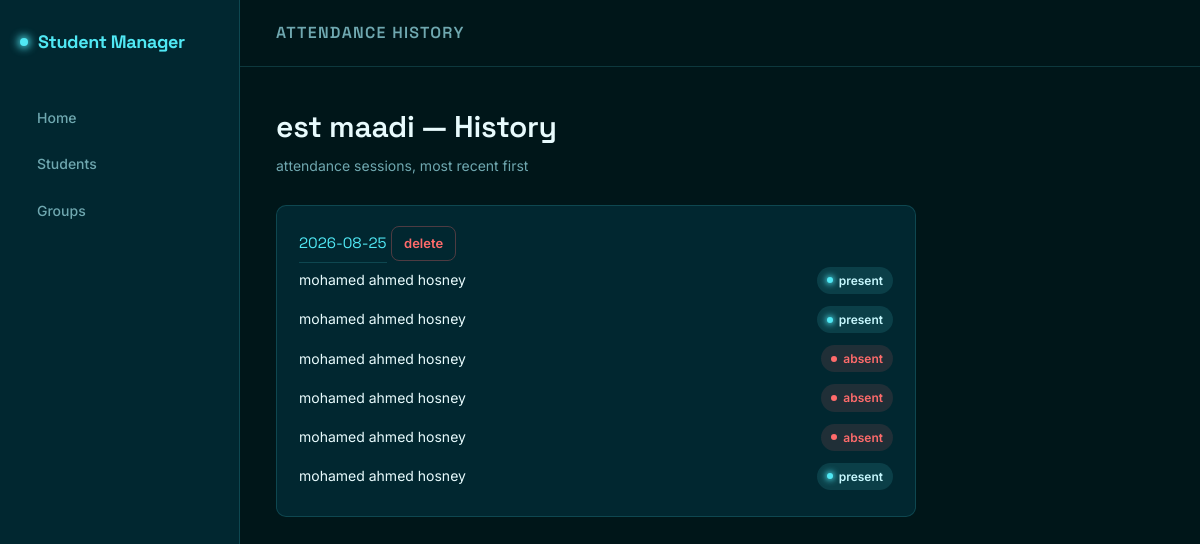
Page /group/1/attendance/history on the earlier database version.
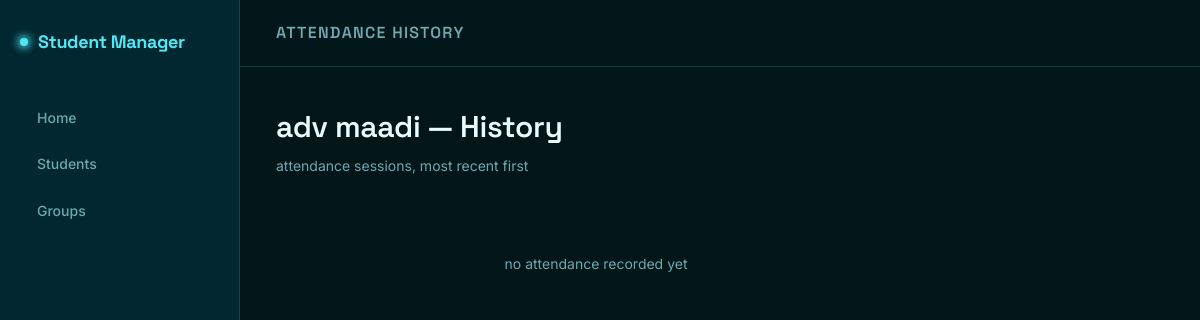
Same page on the later database version.
### models/groups.py (models this page shows)
class Groups(db.Model):
    __tablename__ = "group"
    id = db.Column(db.Integer, primary_key=True)
    name = db.Column(db.String(50))

### models/attendance.py (models this page shows)
class Attendance(db.Model):
    __tablename__ = "attendance"
    id = db.Column(db.Integer, primary_key=True)
    student_id = db.Column(db.Integer, db.ForeignKey("student.id"), nullable=False)
    group_id = db.Column(db.Integer, db.ForeignKey("group.id"), nullable=False)
    date = db.Column(db.Date, nullable=False)
    is_attend = db.Column(db.Boolean, default=False)
    student = db.relationship("Student")

### models/student.py (models this page shows)
class Student(db.Model):
    __tablename__ = "student"
    id = db.Column(db.Integer, primary_key=True)
    name = db.Column(db.String(50))
    student_num = db.Column(db.String(50))
    parent_num = db.Column(db.String(50))

### routes/attendance.py (the view)
@attendance.route("/group/<int:group_id>/attendance/history")
def attendance_history(group_id):
    group = Groups.query.get_or_404(group_id)
    records = Attendance.query.filter_by(group_id=group_id).order_by(Attendance.date.desc()).all()
    sessions = {}
    for record in records:
        sessions.setdefault(record.date, []).append(record)
    return render_template("attendance-history.html", group=group, sessions=sessions, name="attendance history")

### templates/attendance-history.html
{% extends "base.html"%}
{%block body%}
<section class="recorded-page">
    <div class="recorded-header">
       <h1>{{group.name}} — History</h1>
       <p class="subtitle">attendance sessions, most recent first</p>
    </div>
</section>
<div class="admin-container" style="max-width: 640px;">
    {% for session_date, records in sessions.items() %}
    <div class="session-card">
        <div class="session-date-row">
            <span class="session-date">{{session_date}}</span>
            <a class="btn btn-sm btn-danger" href="{{url_for('attendance.delete_attendance_session', group_id=group.id, session_date=session_date.strftime('%Y-%m-%d'))}}">delete</a>
        </div>
        {% for record in records %}
        <div class="session-row">
            <span>{{record.student.name}}</span>
            {% if record.is_attend %}
            <span class="badge badge-present">present</span>
            {% else %}
            <span class="badge badge-absent">absent</span>
            {% endif %}
        </div>
        {% endfor %}
    </div>
    {% else %}
    <div class="empty-state">no attendance recorded yet</div>
    {% endfor %}
</div>
{%endblock%}

### templates/base.html (shortened to what this page needs)
<!DOCTYPE html>
<html lang="en">
<head>
    <link rel="stylesheet" href="{{url_for('static', filename='style.css')}}">
</head>
<body>
    <div class="layout">
        <aside class="sidebar">
            <div class="sidebar-logo">Student Manager</div>
            <nav class="sidebar-nav">
                <a href="{{url_for('home')}}">Home</a>
                <a href="{{url_for('students.student')}}">Students</a>
                <a href="{{url_for('groups.group')}}">Groups</a>
            </nav>
        </aside>
        <div class="main">
            <header class="topbar">
                <h2>{{name}}</h2>
            </header>
            <main class="content">
                {%block body%}
                {%endblock%}
            </main>
        </div>
    </div>
</body>
</html>

### static/style.css (style rules this page uses)
:root { --color-bg: #001619; --color-bg-elevated: #012730; --color-bg-hover: #013a44; --color-accent: #50E8F4; --color-accent-soft: #C7F8FE; --color-accent-dim: rgba(80, 232, 244, 0.12); --color-text: #E8FBFD; --color-text-muted: #6FA8B0; --color-border: rgba(80, 232, 244, 0.16); --color-danger: #FF6B6B; --color-danger-dim: rgba(255, 107, 107, 0.12); --font-display: 'Space Grotesk', 'Segoe UI', sans-serif; --font-body: 'Inter', 'Segoe UI', sans-serif; --sidebar-width: 240px; --radius: 10px; }
* { margin: 0; padding: 0; box-sizing: border-box; }
html { scroll-behavior: smooth; }
body { background-color: var(--color-bg); color: var(--color-text); font-family: var(--font-body); line-height: 1.6; -webkit-font-smoothing: antialiased; }
a { color: var(--color-accent); text-decoration: none; }
h1, h2, h3 { font-family: var(--font-display); font-weight: 600; color: var(--color-text); letter-spacing: -0.01em; }
.layout { display: flex; min-height: 100vh; }
.sidebar { width: var(--sidebar-width); flex-shrink: 0; background-color: var(--color-bg-elevated); border-right: 1px solid var(--color-border); display: flex; flex-direction: column; position: sticky; top: 0; height: 100vh; padding: 28px 20px; }
.sidebar-logo { font-family: var(--font-display); font-size: 18px; font-weight: 700; color: var(--color-accent); margin-bottom: 8px; letter-spacing: -0.02em; display: flex; align-items: center; }
.sidebar-logo::before { content: ""; display: inline-block; width: 8px; height: 8px; border-radius: 50%; background: var(--color-accent); box-shadow: 0 0 8px 2px var(--color-accent); margin-right: 10px; }
.sidebar-nav { margin-top: 32px; display: flex; flex-direction: column; gap: 4px; }
.sidebar-nav a { color: var(--color-text-muted); font-size: 14px; font-weight: 500; padding: 10px 14px; border-radius: 8px; border-left: 3px solid transparent; transition: background-color .15s ease, color .15s ease, border-color .15s ease; }
.main { flex: 1; min-width: 0; display: flex; flex-direction: column; }
.topbar { padding: 20px 36px; border-bottom: 1px solid var(--color-border); background-color: var(--color-bg); position: sticky; top: 0; z-index: 5; }
.topbar h2 { font-size: 16px; text-transform: uppercase; letter-spacing: 0.08em; color: var(--color-text-muted); }
.content { padding: 36px; max-width: 1000px; width: 100%; }
.recorded-page { margin-bottom: 28px; }
.recorded-header h1 { font-size: 30px; }
.recorded-header .subtitle { color: var(--color-text-muted); font-size: 14px; margin-top: 4px; }
.empty-state { padding: 48px 20px; text-align: center; color: var(--color-text-muted); font-size: 14px; }
.admin-container { max-width: 560px; }

Differences in the rows shown:
removed Attendance: sessions "2026-08-25", student.name "mohamed ahmed hosney", is_attend "present"
removed Attendance: student.name "mohamed ahmed hosney", is_attend "present"
removed Attendance: student.name "mohamed ahmed hosney", is_attend "absent"
removed Attendance: student.name "mohamed ahmed hosney", is_attend "absent"
removed Attendance: student.name "mohamed ahmed hosney", is_attend "absent"
removed Attendance: student.name "mohamed ahmed hosney", is_attend "present"
changed Groups: name "est maadi" → "adv maadi"
Other differences:
text now shown: "no attendance recorded yet"
list line gone: "delete"
